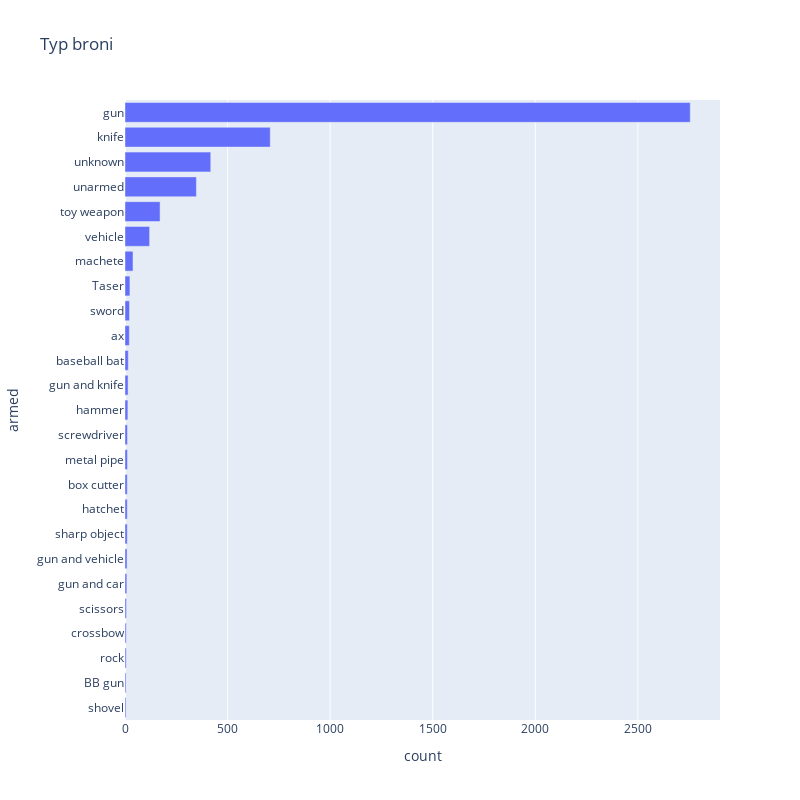

Write notebook code for a chart like this one.
### Code cell
data = df['armed'].value_counts().reset_index()
data.columns = [
    'armed', 
    'count'
]
data = data.sort_values('count')

fig = px.bar(
    data.tail(25), 
    x='count', 
    y='armed', 
    orientation='h', 
    title='Typ broni', 
    width=800, 
    height=800
)

fig.show()

### Figure 1 — Plotly figure (JSON) as saved in the notebook; plotly's stock layout.template omitted (floating-point values rounded to 4 significant figures)
{"data": [{"alignmentgroup": "True", "hovertemplate": "count=%{x}<br>armed=%{y}<extra></extra>", "legendgroup": "", "marker": {"color": "#636efa"}, "name": "", "offsetgroup": "", "orientation": "h", "showlegend": false, "textposition": "auto", "type": "bar", "x": [5, 5, 6, 6, 7, 9, 10, 11, 11, 11, 12, 12, 14, 15, 16, 21, 22, 24, 39, 120, 171, 348, 418, 708, 2755], "xaxis": "x", "y": ["shovel", "BB gun", "rock", "crossbow", "scissors", "gun and car", "gun and vehicle", "sharp object", "hatchet", "box cutter", "metal pipe", "screwdriver", "hammer", "gun and knife", "baseball bat", "ax", "sword", "Taser", "machete", "vehicle", "toy weapon", "unarmed", "unknown", "knife", "gun"], "yaxis": "y"}], "layout": {"barmode": "relative", "height": 800, "legend": {"tracegroupgap": 0}, "title": {"text": "Typ broni"}, "width": 800, "xaxis": {"anchor": "y", "domain": [0, 1], "title": {"text": "count"}}, "yaxis": {"anchor": "x", "domain": [0, 1], "title": {"text": "armed"}}}}
